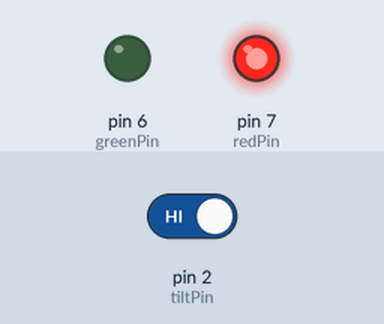
The sketch below on a simulated Arduino Uno, built with avr-gcc and run on an emulated ATmega328P. On the bench: output pins drawn as LEDs (lit = HIGH). The test bench sets the inputs (shaded band); at power-on: pin 2 (tiltPin) HIGH. What the sketch prints to the serial monitor is not drawn.

Above: at 1.2 s.
1.3 s: pin 2 (tiltPin) driven LOW
At 1.9 s:
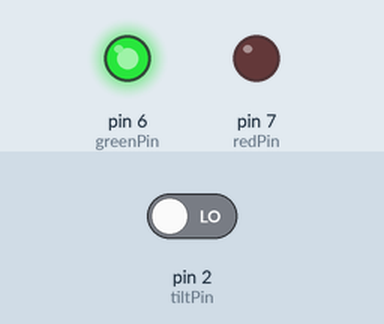
2.8 s: pin 2 (tiltPin) driven HIGH
At 4.3 s:
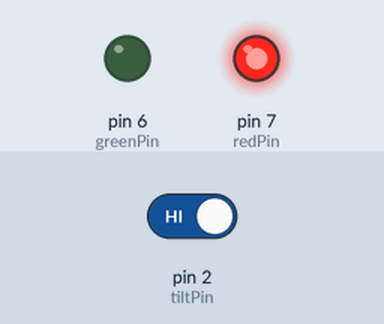
Timing chart, 0 to 5.8 s (numbered marks = the images above; inputs shaded):
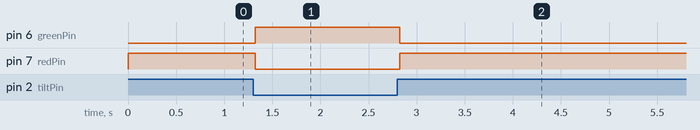

Measured:
- after the input at 1.3 s, pin 6 (greenPin): LOW → HIGH at once; pin 7 (redPin): HIGH → LOW at once
- after the input at 2.8 s, pin 6 (greenPin): HIGH → LOW at once; pin 7 (redPin): LOW → HIGH at once

The sketch:

Lesson_36_Understanding_Tilt_Switches.ino
```cpp
// Lesson 36 Understanding Tilt Switches
// This program signals a green LED to turn on when untilted and a red LED to turn on when tilted

int baudRate = 9600;

int tiltPin = 2;
int redPin = 7;
int greenPin = 6;

int tiltState;

void setup() {
  Serial.begin(9600);

  pinMode(tiltPin, INPUT);
  pinMode(redPin, OUTPUT);
  pinMode(greenPin, OUTPUT);

  // Internal pull-up resistor
  digitalWrite(tiltPin, HIGH);
}

void loop() {
  tiltState = digitalRead(tiltPin);

  Serial.print("Tilt State: ");
  Serial.print(tiltState);

  if (!tiltState) {
    digitalWrite(greenPin, HIGH);
    digitalWrite(redPin, LOW);
  } else {
    digitalWrite(greenPin, LOW);
    digitalWrite(redPin, HIGH);
  }
}
```
